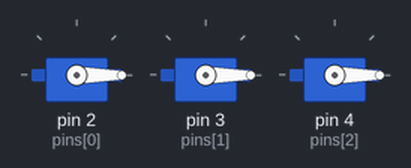
The sketch below on a simulated Arduino Uno, built with avr-gcc and run on an emulated ATmega328P. Parts: 3 × servo.

Above: at 0.05 s.
At 2.0 s:
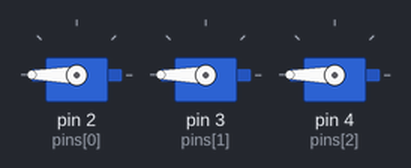
Timing chart, 0 to 4.6 s (numbered marks = the images above):
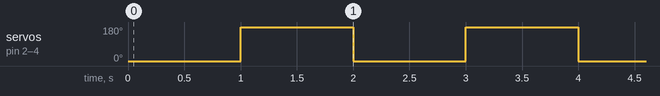

Measured:
- by itself, servo on pin 2 (pins[0]), servo on pin 3 (pins[1]), servo on pin 4 (pins[2]): alternates 180° for 1.0 s and 0° for 1.0 s

The sketch:

Servo_06_Array_Of_Servos.ino
```cpp
// ============================================================
//  Servo -- An Array of Servos
//  Source: Day 3 (Kitara-James), Slide 17
// ============================================================
#include <Servo.h>

Servo myServos[3];
int pins[3] = {2, 3, 4};

void setup() {
  myServos[0].attach(pins[0]);
  myServos[1].attach(pins[1]);
  myServos[2].attach(pins[2]);
}

void loop() {
  myServos[0].write(0);
  myServos[1].write(0);
  myServos[2].write(0);
  delay(1000);
  myServos[0].write(180);
  myServos[1].write(180);
  myServos[2].write(180);
  delay(1000);
}
```
